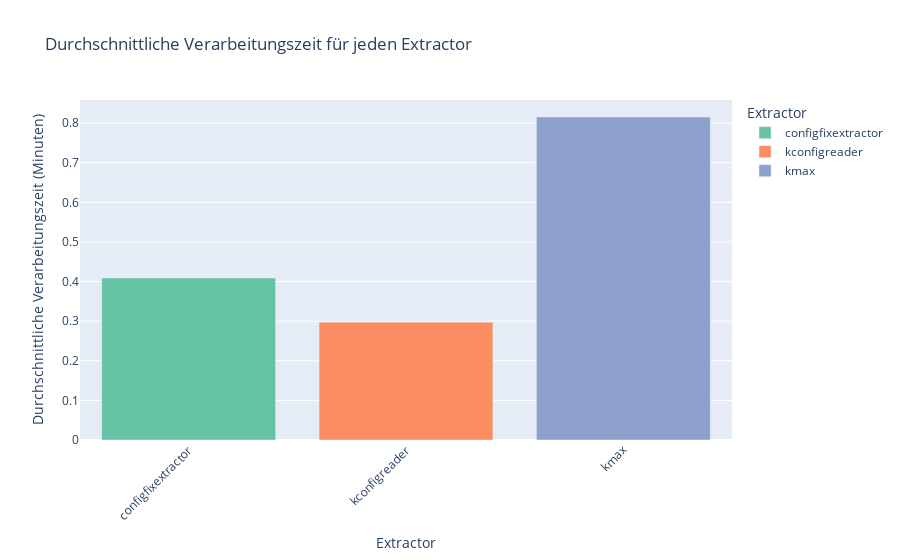
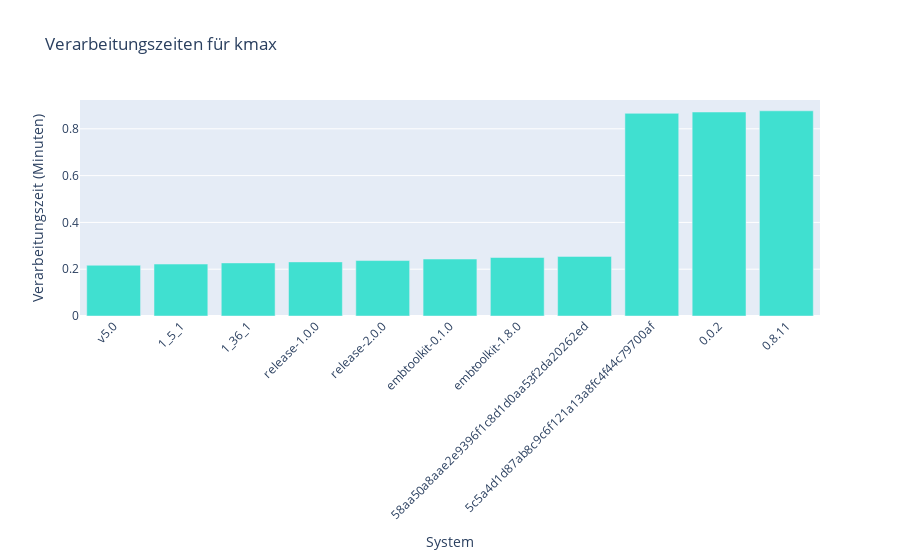
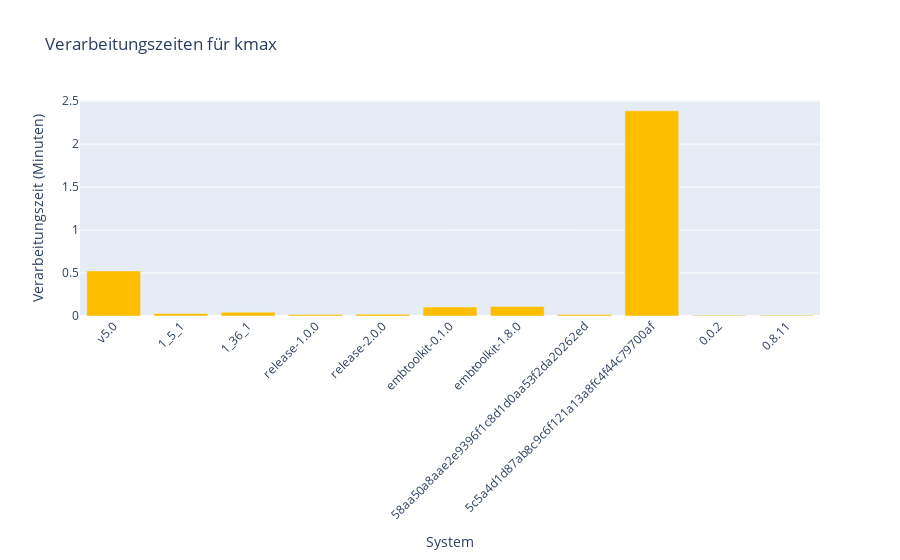
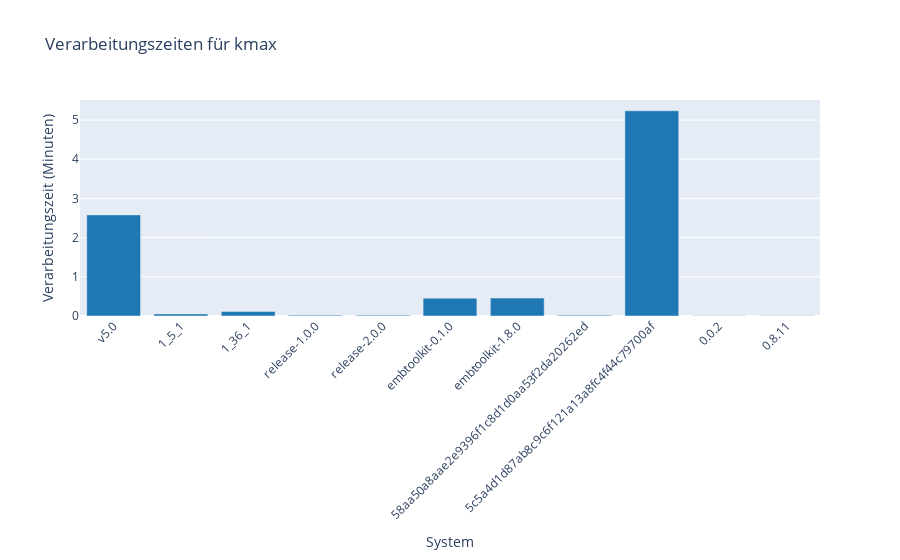

The cell these charts' notebook holds for them, in order:
### Code cell
import pandas as pd
import plotly.express as px

file_kmax = '/home/rami/torte/output/kconfig/kmax/output.csv'
file_kconfigreader = '/home/rami/torte/output/kconfig/kconfigreader/output.csv'
file_configfixextractor = '/home/rami/torte/output/kconfig/configfixextractor/output.csv'

def prepare_data(file_path, extractor_name):
    df = pd.read_csv(file_path)
    df['system'] = df['system'].astype(str)
    df['Model-Time (min)'] = df['model-time'] / (60 * 1e9)  
    df['extractor'] = extractor_name

    return df[['system', 'Model-Time (min)', 'extractor']]


df_kmax = prepare_data(file_kmax, 'kmax')
df_kconfigreader = prepare_data(file_kconfigreader, 'kconfigreader')
df_configfixextractor = prepare_data(file_configfixextractor, 'configfixextractor')


df_all = pd.concat([df_kmax, df_kconfigreader, df_configfixextractor])


average_time = df_all.groupby('extractor')['Model-Time (min)'].mean().reset_index()

fig = px.bar(average_time, 
             x='extractor', 
             y='Model-Time (min)', 
             title='Durchschnittliche Verarbeitungszeit für jeden Extractor',
             labels={'extractor': 'Extractor', 'Model-Time (min)': 'Durchschnittliche Verarbeitungszeit (Minuten)'},
             color='extractor',  
             color_discrete_sequence=px.colors.qualitative.Set2)  # Qualitative Farbpalette

fig.update_layout(
    xaxis_title='Extractor',
    yaxis_title='Durchschnittliche Verarbeitungszeit (Minuten)',
    xaxis_tickangle=-45
)

fig.show()


fig = px.bar(df_configfixextractor, 
             x='system',  
             y='Model-Time (min)', 
             title='Verarbeitungszeiten für kmax',
             labels={'system': 'System', 'Model-Time (min)': 'Verarbeitungszeit (Minuten)'},
             color_discrete_sequence=['#40E0D0'])  

fig.update_layout(
    xaxis_title='System',
    yaxis_title='Verarbeitungszeit (Minuten)',
    xaxis_tickangle=-45
)

fig.show()


fig = px.bar(df_kconfigreader, 
             x='system',  
             y='Model-Time (min)', 
             title='Verarbeitungszeiten für kmax',
             labels={'system': 'System', 'Model-Time (min)': 'Verarbeitungszeit (Minuten)'},
             color_discrete_sequence=['#FFBF00']) 

fig.update_layout(
    xaxis_title='System',
    yaxis_title='Verarbeitungszeit (Minuten)',
    xaxis_tickangle=-45
)

fig.show()


fig = px.bar(df_kmax, 
             x='system',  
             y='Model-Time (min)', 
             title='Verarbeitungszeiten für kmax',
             labels={'system': 'System', 'Model-Time (min)': 'Verarbeitungszeit (Minuten)'},
             color_discrete_sequence=['#1f77b4'])  

fig.update_layout(
    xaxis_title='System',
    yaxis_title='Verarbeitungszeit (Minuten)',
    xaxis_tickangle=-45
)

fig.show()

### Figure 1 — Plotly figure (JSON) as saved in the notebook; plotly's stock layout.template omitted (floating-point values rounded to 4 significant figures)
{"data": [{"alignmentgroup": "True", "hovertemplate": "Extractor=%{x}<br>Durchschnittliche Verarbeitungszeit (Minuten)=%{y}<extra></extra>", "legendgroup": "configfixextractor", "marker": {"color": "rgb(102,194,165)", "pattern": {"shape": ""}}, "name": "configfixextractor", "offsetgroup": "configfixextractor", "orientation": "v", "showlegend": true, "textposition": "auto", "type": "bar", "x": ["configfixextractor"], "xaxis": "x", "y": [0.4089], "yaxis": "y"}, {"alignmentgroup": "True", "hovertemplate": "Extractor=%{x}<br>Durchschnittliche Verarbeitungszeit (Minuten)=%{y}<extra></extra>", "legendgroup": "kconfigreader", "marker": {"color": "rgb(252,141,98)", "pattern": {"shape": ""}}, "name": "kconfigreader", "offsetgroup": "kconfigreader", "orientation": "v", "showlegend": true, "textposition": "auto", "type": "bar", "x": ["kconfigreader"], "xaxis": "x", "y": [0.2976], "yaxis": "y"}, {"alignmentgroup": "True", "hovertemplate": "Extractor=%{x}<br>Durchschnittliche Verarbeitungszeit (Minuten)=%{y}<extra></extra>", "legendgroup": "kmax", "marker": {"color": "rgb(141,160,203)", "pattern": {"shape": ""}}, "name": "kmax", "offsetgroup": "kmax", "orientation": "v", "showlegend": true, "textposition": "auto", "type": "bar", "x": ["kmax"], "xaxis": "x", "y": [0.8155], "yaxis": "y"}], "layout": {"barmode": "relative", "legend": {"title": {"text": "Extractor"}, "tracegroupgap": 0}, "title": {"text": "Durchschnittliche Verarbeitungszeit für jeden Extractor"}, "xaxis": {"anchor": "y", "categoryarray": ["configfixextractor", "kconfigreader", "kmax"], "categoryorder": "array", "domain": [0, 1], "tickangle": -45, "title": {"text": "Extractor"}}, "yaxis": {"anchor": "x", "domain": [0, 1], "title": {"text": "Durchschnittliche Verarbeitungszeit (Minuten)"}}}}

### Figure 2 — Plotly figure (JSON) as saved in the notebook; plotly's stock layout.template omitted (floating-point values rounded to 4 significant figures)
{"data": [{"alignmentgroup": "True", "hovertemplate": "System=%{x}<br>Verarbeitungszeit (Minuten)=%{y}<extra></extra>", "legendgroup": "", "marker": {"color": "#40E0D0", "pattern": {"shape": ""}}, "name": "", "offsetgroup": "", "orientation": "v", "showlegend": false, "textposition": "auto", "type": "bar", "x": ["v5.0", "1_5_1", "1_36_1", "release-1.0.0", "release-2.0.0", "embtoolkit-0.1.0", "embtoolkit-1.8.0", "58aa50a8aae2e9396f1c8d1d0aa53f2da20262ed", "5c5a4d1d87ab8c9c6f121a13a8fc4f44c79700af", "0.0.2", "0.8.11"], "xaxis": "x", "y": [0.2169, 0.2221, 0.2268, 0.2312, 0.237, 0.2435, 0.25, 0.2548, 0.8662, 0.8718, 0.877], "yaxis": "y"}], "layout": {"barmode": "relative", "legend": {"tracegroupgap": 0}, "title": {"text": "Verarbeitungszeiten für kmax"}, "xaxis": {"anchor": "y", "domain": [0, 1], "tickangle": -45, "title": {"text": "System"}}, "yaxis": {"anchor": "x", "domain": [0, 1], "title": {"text": "Verarbeitungszeit (Minuten)"}}}}

### Figure 3 — Plotly figure (JSON) as saved in the notebook; plotly's stock layout.template omitted (floating-point values rounded to 4 significant figures)
{"data": [{"alignmentgroup": "True", "hovertemplate": "System=%{x}<br>Verarbeitungszeit (Minuten)=%{y}<extra></extra>", "legendgroup": "", "marker": {"color": "#FFBF00", "pattern": {"shape": ""}}, "name": "", "offsetgroup": "", "orientation": "v", "showlegend": false, "textposition": "auto", "type": "bar", "x": ["v5.0", "1_5_1", "1_36_1", "release-1.0.0", "release-2.0.0", "embtoolkit-0.1.0", "embtoolkit-1.8.0", "58aa50a8aae2e9396f1c8d1d0aa53f2da20262ed", "5c5a4d1d87ab8c9c6f121a13a8fc4f44c79700af", "0.0.2", "0.8.11"], "xaxis": "x", "y": [0.5238, 0.03004, 0.04408, 0.01842, 0.0217, 0.1046, 0.1117, 0.01664, 2.387, 0.007566, 0.007551], "yaxis": "y"}], "layout": {"barmode": "relative", "legend": {"tracegroupgap": 0}, "title": {"text": "Verarbeitungszeiten für kmax"}, "xaxis": {"anchor": "y", "domain": [0, 1], "tickangle": -45, "title": {"text": "System"}}, "yaxis": {"anchor": "x", "domain": [0, 1], "title": {"text": "Verarbeitungszeit (Minuten)"}}}}

### Figure 4 — Plotly figure (JSON) as saved in the notebook; plotly's stock layout.template omitted (floating-point values rounded to 4 significant figures)
{"data": [{"alignmentgroup": "True", "hovertemplate": "System=%{x}<br>Verarbeitungszeit (Minuten)=%{y}<extra></extra>", "legendgroup": "", "marker": {"color": "#1f77b4", "pattern": {"shape": ""}}, "name": "", "offsetgroup": "", "orientation": "v", "showlegend": false, "textposition": "auto", "type": "bar", "x": ["v5.0", "1_5_1", "1_36_1", "release-1.0.0", "release-2.0.0", "embtoolkit-0.1.0", "embtoolkit-1.8.0", "58aa50a8aae2e9396f1c8d1d0aa53f2da20262ed", "5c5a4d1d87ab8c9c6f121a13a8fc4f44c79700af", "0.0.2", "0.8.11"], "xaxis": "x", "y": [2.58, 0.05223, 0.1148, 0.02101, 0.02194, 0.454, 0.4574, 0.02074, 5.235, 0.006558, 0.007013], "yaxis": "y"}], "layout": {"barmode": "relative", "legend": {"tracegroupgap": 0}, "title": {"text": "Verarbeitungszeiten für kmax"}, "xaxis": {"anchor": "y", "domain": [0, 1], "tickangle": -45, "title": {"text": "System"}}, "yaxis": {"anchor": "x", "domain": [0, 1], "title": {"text": "Verarbeitungszeit (Minuten)"}}}}
